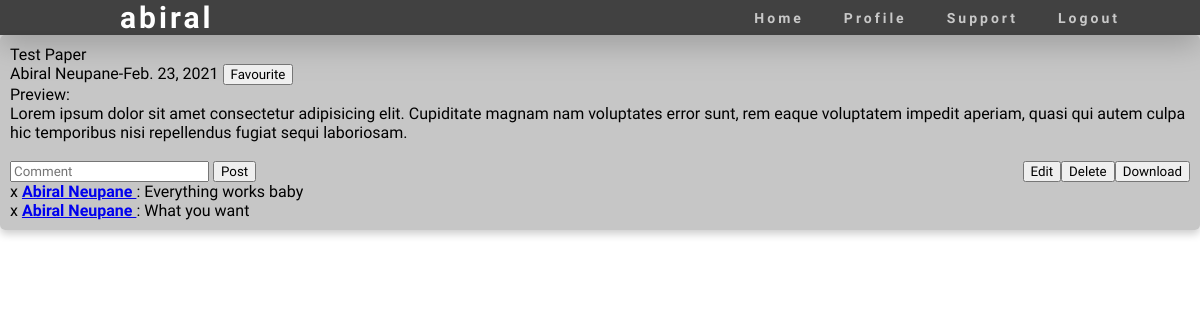
/article/1 (signed in), run on an earlier commit of the app's database.
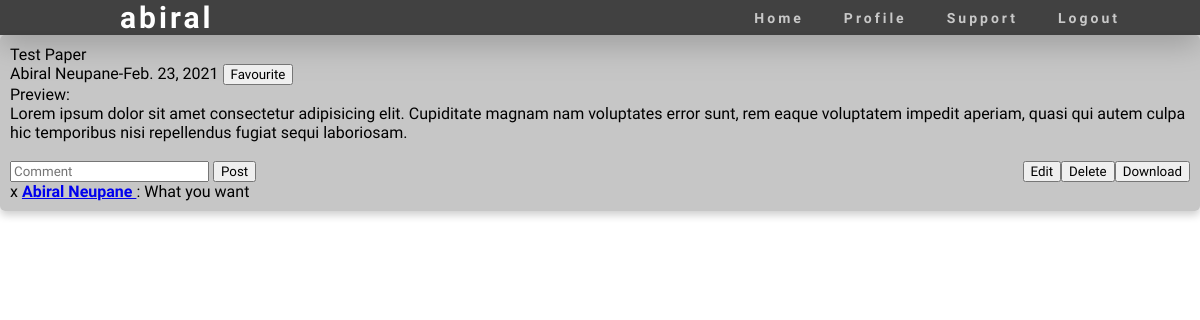
And on a later commit of the database.
### portal/models.py (models this page shows, shortened)
class Comment(models.Model):
    objects = models.Manager()
    from_person = models.ForeignKey(Person, on_delete=models.CASCADE)
    to_article = models.ForeignKey(Article, on_delete=models.CASCADE)
    comment = models.CharField(max_length=500)
    def __str__(self):
        return self.comment

class Person(models.Model):
    FACULTY=(
        ('NS', 'Not Set'),
        ('BCT', 'Bachelor in Computer Engineering'),
        ('BCE', 'Bachelor in Civil Engineering')
    )
    ACADEMIC_STATUS=(
        (1, 'Not Set'),
        (2, 'Studying'),
        (3, 'Completed'),
        (4, 'Teaching'),
    )
    objects = models.Manager()
    full_name = models.CharField(max_length=100)
    user = models.OneToOneField(User, on_delete=models.CASCADE)
    relationships = models.ManyToManyField('self', through='Relationship', symmetrical=False, related_name='related_to')
    user_type = models.CharField(max_length=3, choices=FACULTY, default='NS')
    academic_status = models.IntegerField(choices=ACADEMIC_STATUS, default=1)
    description = models.TextField(max_length=500, null=True)
    status = models.BooleanField(default=False)
    def __str__(self):
        return self.full_name

### portal/views.py (the view, shortened to what this page needs)
# urls.py: path('article/<int:id>', views.articleView, name='article'),
@login_required
def articleView(request, id):
    article = models.Article.objects.get(id=id)
    context = {
        'article' : article,
        'form' : forms.ArticleForm(instance=article),
        'fform' : forms.ArticleFileForm(instance=models.Files.objects.filter(article=article).first())
    }
    print(context)
    return render(request, 'article.html', context)

### portal/forms.py
class ArticleForm(forms.ModelForm):
    collaborators = forms.ModelMultipleChoiceField(queryset=models.Person.objects.all(),widget=forms.CheckboxSelectMultiple, required=False)
    class Meta:
        model = models.Article
        fields = ['name', 'doc_type']

class ArticleFileForm(forms.ModelForm):
    class Meta:
        model = models.Files
        fields = ('file',)
        widgets = {
            'file': forms.ClearableFileInput(attrs={'multiple': True})
        }

### portal/models.py (called while the page is built)
    def check_favourite(self, person):
        try:
            status = Favourite.objects.get(from_person=person, to_article=self)
            return True
        except:
            return False

    def get_comments(self):
        comments = Comment.objects.filter(to_article=self)
        return comments

    def __str__(self):
        return self.name

### portal/templatetags/tags.py (called while the page is built)
@register.filter
def checkFavourite(article, user):
    status = article.check_favourite(user.person)
    print(status)
    return status

### portal/templates/article.html (shortened to what this page needs)
{% extends 'nbase.html' %}
{%block content%}
{%load tags%}
<div class="card">
    <div>
        {{article}}<br>
        {{article.uploaded_by}}-{{article.last_edited}}
            <button
                class="favourite btn {% if article|checkFavourite:request.user %} btn-primary {%else%} btn-outline-primary {%endif%}"
                value="{{article.id}}">Favourite</button>
    </div>
    <div>
        Preview:<br>
        Lorem ipsum dolor sit amet consectetur adipisicing elit. Cupiditate magnam nam voluptates error sunt, rem eaque
        voluptatem impedit aperiam, quasi qui autem culpa hic temporibus nisi repellendus fugiat sequi laboriosam.
        <br><br>
        <button class="btn btn-primary" style="float: right;">Download</button>
        {% if article.uploaded_by == request.user.person %}
            <button class="btn btn-primary" style="float: right;">Delete</button>
            <button class="btn btn-primary" id="myBtn" style="float: right;">Edit</button>
        {% endif %}
    </div>
    <div class="comment">
        <div>
            <input type="text" placeholder="Comment" />
            <button class="comment" value="{{article.id}}">Post</button>
        </div>
        <div>
            {% for comment in article.get_comments %}
            <div>
            {%if comment.from_person == request.user.person or article.uploaded_by == request.user.person %}
            <span class="cmnt-dlt" value="{{comment.id}}">x</span>
            {%endif%}
            <a href="{%url 'profileview' comment.from_person %}"> <strong> {{comment.from_person}} </strong></a> :
            {{comment}}
            </div>
            {% endfor %}
        </div>
    </div>
</div>
{%endblock%}

What changed in the data, as far as the page shows it:
removed Comment: {{ comment.id }} 1 (drawn), from_person "Abiral Neupane", comment "Everything works baby"
